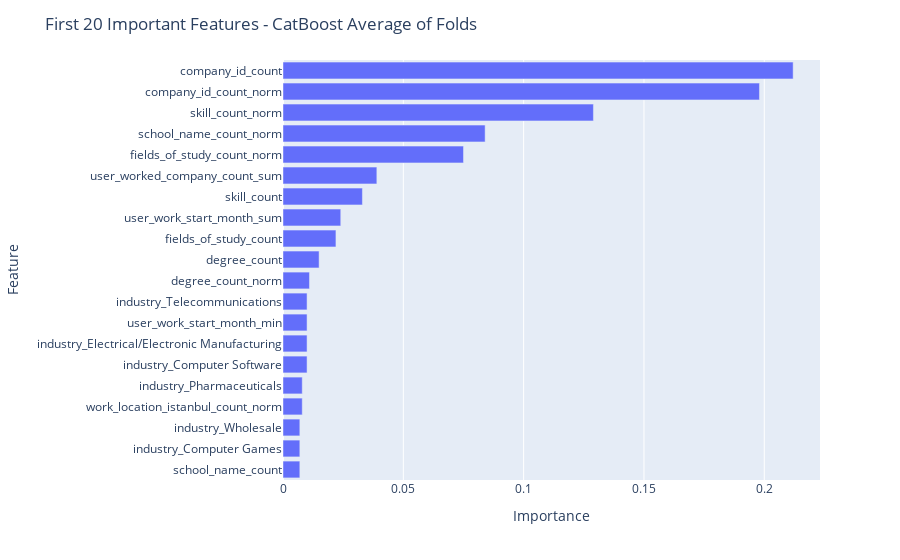

The cell this chart's notebook holds for it:
### Code cell
models = impute_and_scaled_model(train_imputed)

### Figure 1 — Plotly figure (JSON) as saved in the notebook; plotly's stock layout.template omitted (floating-point values rounded to 4 significant figures)
{"data": [{"alignmentgroup": "True", "hovertemplate": "Importance=%{x}<br>Feature=%{y}<extra></extra>", "legendgroup": "", "marker": {"color": "#636efa", "pattern": {"shape": ""}}, "name": "", "offsetgroup": "", "orientation": "h", "showlegend": false, "textposition": "auto", "type": "bar", "x": [0.007, 0.007, 0.007, 0.008, 0.008, 0.01, 0.01, 0.01, 0.01, 0.011, 0.015, 0.022, 0.024, 0.033, 0.039, 0.075, 0.084, 0.129, 0.198, 0.212], "xaxis": "x", "y": ["school_name_count", "industry_Computer Games", "industry_Wholesale", "work_location_istanbul_count_norm", "industry_Pharmaceuticals", "industry_Computer Software", "industry_Electrical/Electronic Manufacturing", "user_work_start_month_min", "industry_Telecommunications", "degree_count_norm", "degree_count", "fields_of_study_count", "user_work_start_month_sum", "skill_count", "user_worked_company_count_sum", "fields_of_study_count_norm", "school_name_count_norm", "skill_count_norm", "company_id_count_norm", "company_id_count"], "yaxis": "y"}], "layout": {"barmode": "relative", "legend": {"tracegroupgap": 0}, "margin": {"t": 60}, "title": {"text": "First 20 Important Features - CatBoost Average of Folds"}, "xaxis": {"anchor": "y", "domain": [0, 1], "title": {"text": "Importance"}}, "yaxis": {"anchor": "x", "domain": [0, 1], "title": {"text": "Feature"}}}}
